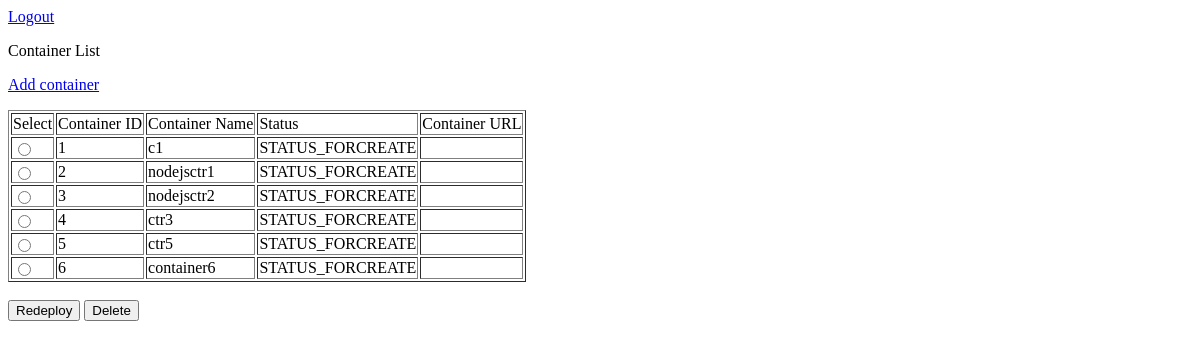
The page /ccloud/mainPage/ (signed in) on the database as committed earlier.
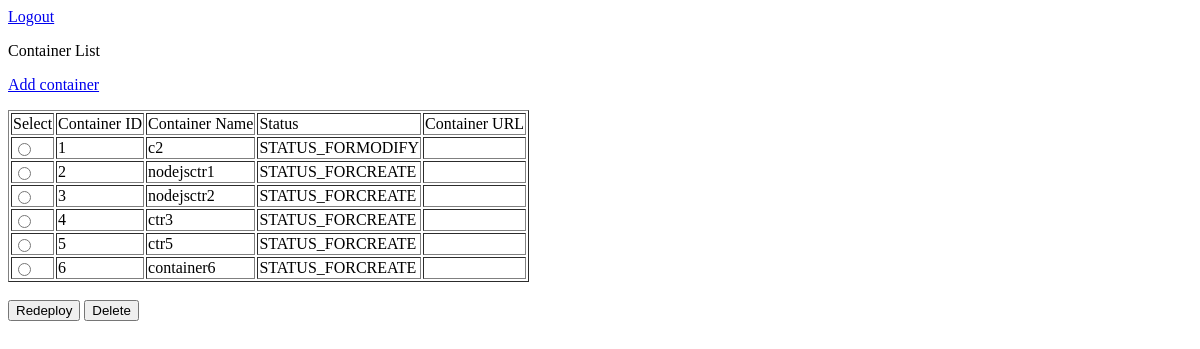
The same page on the database as committed later.
### ccloud/models.py (models this page shows, shortened)
class Container(models.Model):
    APPLICATION_NODE_JS = 'APPLICATION_NODE_JS'
    APPLICATION_CHOICES = (
        (APPLICATION_NODE_JS,'Node JS'),
    )
    LOOKUP_Y = 'Y'
    LOOKUP_N = 'N'
    LOOKUP_CHOICES = (
        (LOOKUP_Y,'Yes'),
        (LOOKUP_N,'No')
    )
    STATUS_FORCREATE = 'STATUS_FORCREATE'
    STATUS_FORMODIFY = 'STATUS_FORMODIFY'
    STATUS_FORDELETE = 'STATUS_FORDELETE'
    STATUS_CREATED = 'STATUS_CREATED'
    STATUS_DELETED = 'STATUS_DELETED'
    STATUS_MODIFIED = 'STATUS_MODIFIED'
    STATUS_CHOICES = (
        (STATUS_FORCREATE,'For Create'),
        (STATUS_FORMODIFY,'For Modify'),
        (STATUS_FORDELETE,'For Delete'),
        (STATUS_CREATED,'Created'),
        (STATUS_DELETED,'Delete'),
        (STATUS_MODIFIED,'Modified')
    )
    container_name = models.CharField(max_length=200)
    git_url = models.CharField(max_length=1000)
    user_id = models.ForeignKey(User, on_delete=models.CASCADE)
    docker_file=models.CharField(max_length=1,choices=LOOKUP_CHOICES)
    application_name=models.CharField(max_length=100,choices=APPLICATION_CHOICES)
    status=models.CharField(max_length=100,choices=STATUS_CHOICES)
    container_url=models.CharField(max_length=1000)
    devstack_container_id=models.CharField(max_length=1000)
    creation_date = models.DateTimeField('date created')
    last_update_date = models.DateTimeField('date updated')
    created_by=models.CharField(max_length=100)

### ccloud/views.py (the view)
def getMainform(request):
    username=request.session.get('username')
    user = User.objects.get(username=username)
    container = Container.objects.filter(user_id=user).exclude(status = Container.STATUS_DELETED)
    print(request.session.get('username'))
    return render(request, 'ccloud/mainPage.html', {'container': container } )

### templates/ccloud/mainPage.html (shortened to what this page needs)
<html>
  <head>
  </head>
  <body>
  <a href="/ccloud/logout">Logout</a>
  <p> Container List </p>
    <form id="addPage" action="/ccloud/addPage/" method="get">
    <div>
    <a href="/ccloud/addPage/">Add container</a><br />
    </div>
    </form>
    <form id="delete" action="/ccloud/modifyPage/" method="post">
    <div>
    {% if container.count == 0 %}
        <p> No containers available </p>
    {% else %}
    <table border=1>
        <tr><td>Select</td><td>Container ID</td><td>Container Name</td><td>Status</td><td>Container URL</td></tr>
        {% for c in container %}
            <tr>
                <td> <input type="radio" name="cid" value="{{ c.id }}"></td>
                <td> {{ c.id }}</td>
                <td> {{ c.container_name }} </td>
                <td> {{ c.status }} </td>
                <td> {{ c.container_url  }} </td>
            </tr>
        {% endfor %}
        </table>
        <br/>
        <input type="submit" name="Redeploy" id="Redeploy" value="Redeploy" />
        <input type="submit" name="Delete" id="Delete" value="Delete" />
     {% endif %}
    </div>
    </form>
  </body>
</html>

Rows that differ between the two databases and show on the page:
changed Container id 1: container_name "c1" → "c2"; status "STATUS_FORCREATE" → "STATUS_FORMODIFY"
